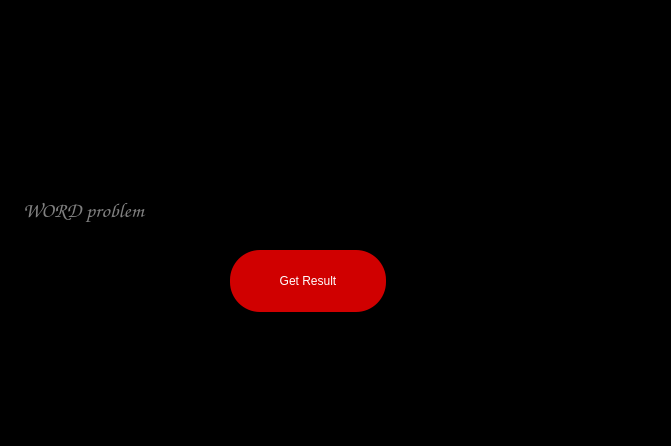
<?xml version="1.0" encoding="UTF-8"?>
<ui version="4.0">
 <class>MainWindow</class>
 <widget class="QMainWindow" name="MainWindow">
  <property name="geometry">
   <rect>
    <x>0</x>
    <y>0</y>
    <width>671</width>
    <height>446</height>
   </rect>
  </property>
  <property name="windowTitle">
   <string>Word_problem_Solver</string>
  </property>
  <property name="windowIcon">
   <iconset>
    <normaloff>download.png</normaloff>download.png</iconset>
  </property>
  <property name="styleSheet">
   <string notr="true">background-color: rgb(0, 0, 0);
color: rgb(255, 255, 255);</string>
  </property>
  <widget class="QWidget" name="centralwidget">
   <widget class="QLabel" name="label_2">
    <property name="geometry">
     <rect>
      <x>210</x>
      <y>10</y>
      <width>241</width>
      <height>141</height>
     </rect>
    </property>
    <property name="text">
     <string/>
    </property>
    <property name="pixmap">
     <pixmap>images.jpg</pixmap>
    </property>
   </widget>
   <widget class="QLineEdit" name="input_problem">
    <property name="geometry">
     <rect>
      <x>20</x>
      <y>190</y>
      <width>641</width>
      <height>41</height>
     </rect>
    </property>
    <property name="font">
     <font>
      <family>Comic Sans MS</family>
      <pointsize>16</pointsize>
      <weight>75</weight>
      <bold>true</bold>
     </font>
    </property>
    <property name="whatsThis">
     <string>Password</string>
    </property>
    <property name="styleSheet">
     <string notr="true">color: rgb(255, 255, 255);
</string>
    </property>
    <property name="echoMode">
     <enum>QLineEdit::Normal</enum>
    </property>
    <property name="placeholderText">
     <string>WORD problem</string>
    </property>
   </widget>
   <widget class="QPushButton" name="push_result">
    <property name="geometry">
     <rect>
      <x>230</x>
      <y>250</y>
      <width>156</width>
      <height>62</height>
     </rect>
    </property>
    <property name="sizePolicy">
     <sizepolicy hsizetype="MinimumExpanding" vsizetype="Preferred">
      <horstretch>0</horstretch>
      <verstretch>10</verstretch>
     </sizepolicy>
    </property>
    <property name="styleSheet">
     <string notr="true">QPushButton{
	color:rgb(255,255,255);
	background-color: rgb(191,191,191);
font: 18pt &quot;Arial Rounded MT Bold&quot;;
border-radius:30px;
}

QPushButton:hover{
	background-color: rgb(238,238,238);
color:rgb(61,61,61);
}

QPushButton{
background-color:rgb(208,0,0);
	color:rgb(255,255,255);
}</string>
    </property>
    <property name="text">
     <string>Get Result</string>
    </property>
    <property name="shortcut">
     <string>C</string>
    </property>
    <property name="autoDefault">
     <bool>true</bool>
    </property>
    <property name="default">
     <bool>true</bool>
    </property>
   </widget>
   <widget class="QLabel" name="label">
    <property name="geometry">
     <rect>
      <x>30</x>
      <y>340</y>
      <width>601</width>
      <height>51</height>
     </rect>
    </property>
    <property name="font">
     <font>
      <family>Comic Sans MS</family>
      <pointsize>22</pointsize>
      <weight>75</weight>
      <bold>true</bold>
     </font>
    </property>
    <property name="text">
     <string/>
    </property>
   </widget>
  </widget>
  <widget class="QMenuBar" name="menubar">
   <property name="geometry">
    <rect>
     <x>0</x>
     <y>0</y>
     <width>671</width>
     <height>21</height>
    </rect>
   </property>
  </widget>
 </widget>
 <resources/>
 <connections/>
</ui>
